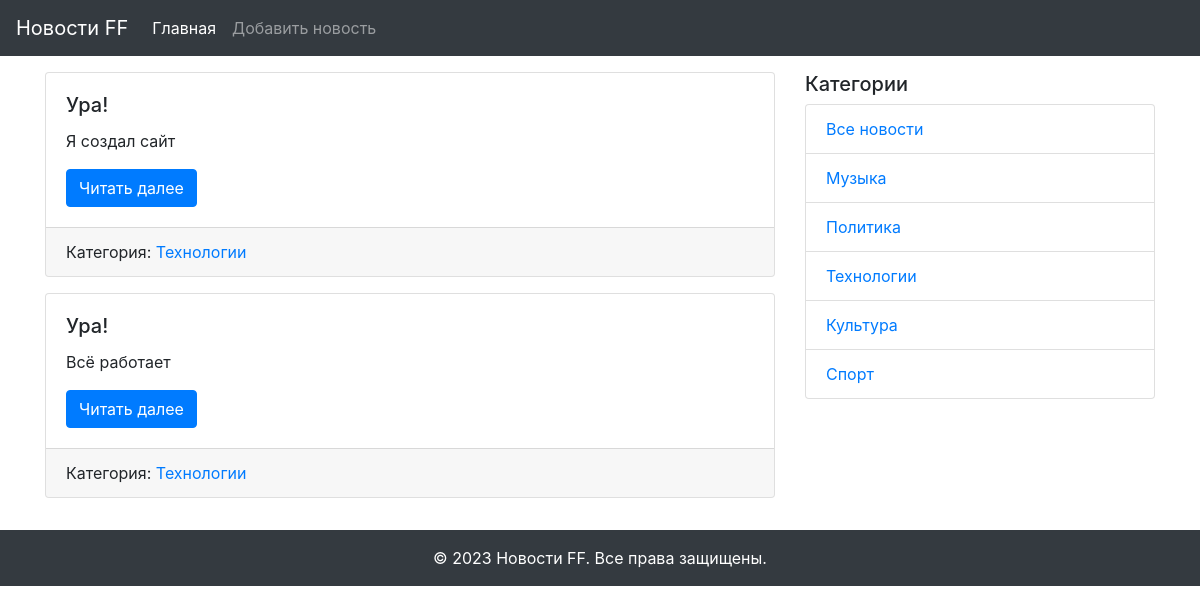
The page / on the database its author committed.
### models.py (models this page shows, shortened)
class News(db.Model):
    id = db.Column(db.Integer, primary_key=True)
    title = db.Column(db.String(255), unique=False, nullable=False)
    text = db.Column(db.Text, nullable=False)
    created_date = db.Column(db.DateTime, default=datetime.now)
    category_id = db.Column(db.Integer, db.ForeignKey('category.id'), nullable=False)
    category = db.relationship('Category', back_populates='news')

class Category(db.Model):
    id = db.Column(db.Integer, primary_key=True)
    title = db.Column(db.String(255), nullable=False)
    news = db.relationship('News', back_populates='category')

### views.py (the view)
@app.route('/')
def index():
    news_list = News.query.all()[::-1]
    categories_list = Category.query.all()
    return render_template(
        'index.html',
        news=news_list,
        categories_list=categories_list
    )

### templates/index.html (shortened to what this page needs)
{% extends "base.html" %}
{% block content %}
  {% for item in news %}
    <div class="card mb-3">
      <div class="card-body">
        <h5 class="card-title">{{ item.title }}</h5>
        <p class="card-text">{{ item.text|truncate(100) }}</p>
        <a href="{{ url_for('news_detail', id=item.id) }}" class="btn btn-primary">Читать далее</a>
      </div>
      <div class="card-footer">
        Категория: <a href="{{ url_for('news_in_category', id=item.category.id) }}">{{ item.category.title }}</a>
      </div>
    </div>
  {% else %}
    <p class="card-text">Новостей пока нет!</p>
  {% endfor %}
{% endblock content %}

### templates/base.html (shortened to what this page needs)
<!DOCTYPE html>
<html lang="ru">
<head>
    <link rel="stylesheet" href="{{ url_for('static', filename='css/bootstrap.min.css') }}">
</head>
<body>
<div id="wrapper">
    {% include "navigation.html" %}
    <div class="container my-3">
      <div class="row">
        <div class="col-md-8">
          {% block content %}{% endblock content %}
        </div>
        {% include "side_navigation.html" %}
      </div>
    </div>
    {% include "footer.html" %}
  </div>
</body>
</html>

### templates/navigation.html (shortened to what this page needs)
<nav class="navbar navbar-expand-md navbar-dark bg-dark">
  <a class="navbar-brand" href="{{ url_for('index') }}">Новости FF</a>
  <div class="collapse navbar-collapse" id="navbarNav">
    <ul class="navbar-nav">
      <li class="nav-item active">
        <a class="nav-link" href="{{ url_for('index') }}">Главная</a>
      </li>
      <li class="nav-item">
        <a class="nav-link" href="{{ url_for('add_news') }}">Добавить новость</a>
      </li>
    </ul>
  </div>
</nav>

### templates/side_navigation.html
<div class="col-md-4">
  <h5>Категории</h5>
  <ul class="list-group">
    <li class="list-group-item"><a href="{{ url_for('index') }}">Все новости</a></li>
    {% for category in categories_list %}
      <li class="list-group-item"><a href="{{ url_for('news_in_category', id=category.id) }}">{{ category.title }}</a></li>
    {% endfor %}
  </ul>
</div>

### templates/footer.html
<footer id="footer" class="bg-dark text-white text-center py-3">
    &copy; 2023 Новости FF. Все права защищены.
</footer>

### rows shown on the page
News: title "Ура!", text "Я создал сайт", category "Технологии"
News: title "Ура!", text "Всё работает", category "Технологии"
Category: title "Музыка"
Category: title "Политика"
Category: title "Технологии"
Category: title "Культура"
Category: title "Спорт"
